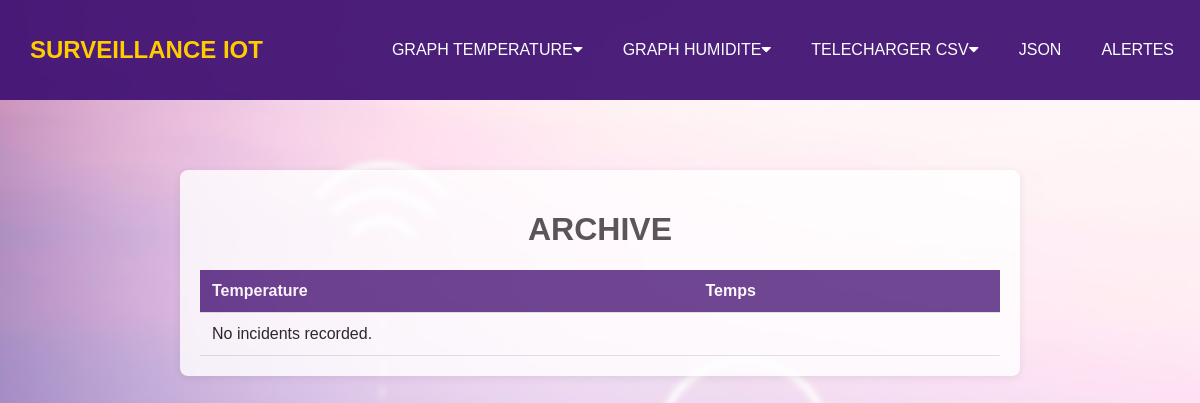
Page /archive on the earlier database version.
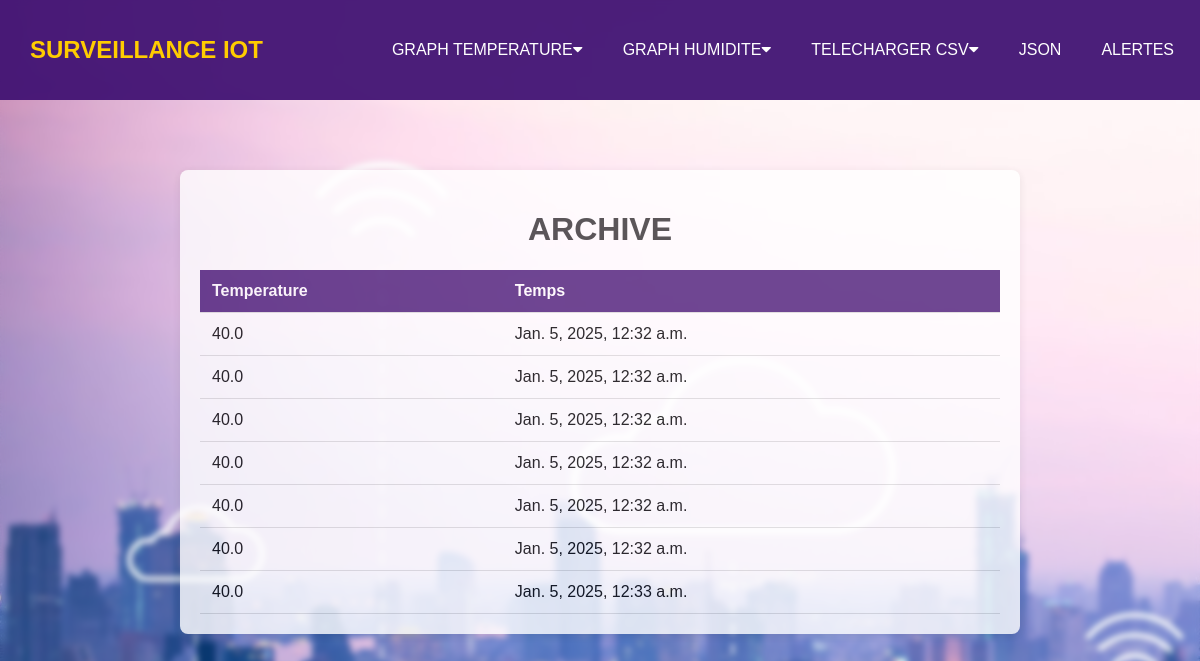
Same page on the later database version.
### DHT/models.py (models this page shows, shortened)
class Incident(models.Model):
    temperature = models.FloatField()
    timestamp = models.DateTimeField(auto_now_add=True)

### DHT/views.py (the view)
# urls.py: path('archive', views.archive_view, name='archive'),
def archive_view(request):
    incidents = Incident.objects.all()
    return render(request, 'archive.html', {'incidents': incidents})

### templates/archive.html (shortened to what this page needs)
{% extends 'navBar.html' %}
{% load static %}
{% block index %}
<html lang="en">
<head>
</head>
<body>
    <div class="container">
        <h1>ARCHIVE</h1>
        <table>
            <thead>
                <tr>
                    <th>Temperature</th>
                    <th>Temps</th>
                </tr>
            </thead>
            <tbody>
                {% for incident in incidents %}
                    <tr>
                        <td>{{ incident.temperature }}</td>
                        <td>{{ incident.timestamp }}</td>
                    </tr>
                {% empty %}
                    <tr>
                        <td colspan="2">No incidents recorded.</td>
                    </tr>
                {% endfor %}
            </tbody>
        </table>
    </div>
</body>
</html>
{% endblock index %}

### templates/navBar.html (shortened to what this page needs)
{% load static %}
<html lang="en">
  <head>
    <link rel="stylesheet" href="https://cdnjs.cloudflare.com/ajax/libs/font-awesome/5.15.1/css/all.min.css"/>
      <link rel="stylesheet" href="{% static 'css/chart.css' %}">
  </head>
  <body>
  <header class="header">
    <div class="menu-bar">
      <a href='table' class="wiam" ><h1 class="logo"><span>SURVEILLANCE IOT</span></h1></a>
      <ul>
        <ul>
            <li><a id="graphique_Temp">GRAPH TEMPERATURE<i class="fas fa-caret-down"></i></a>
            </li>
            <li><a id="graphique_Hum">GRAPH HUMIDITE<i class="fas fa-caret-down"></i></a>
            </li>
        </ul>
        <li><a href="download_csv">TELECHARGER CSV<i class="fas fa-caret-down"></i></a>
      </li>
          <li>  <a href="{% url 'json' %}" >JSON</a></li>
          <li><a href="{% url 'alert' %}" {% if incident_active %} STYLE="color:red" {% endif %}>ALERTES</a></li>
      </ul>
    </div>
</header>
  </body>
</html>
{% block index %}
{% endblock index %}

### templates/navBar.html (style rules this page uses)
body { font-family: fantasy; margin: 0; padding: 0; background-color: #f4f4f4; }
.header { position: fixed; top: 0; left: 0; width: 97%; background-color: rgba(64, 17, 114, 0.94); padding: 10px 20px; margin: 0px; }
.menu-bar { display: flex; justify-content: space-between; align-items: center; }
.logo { color: white; text-decoration: none; font-size: 24px; }
.logo span { color: #ffcc00; }
ul { list-style-type: none; padding: 0; margin: 0; display: flex; }
li { position: relative; margin-left: 20px; }
a { color: white; text-decoration: none; padding: 10px; transition: background-color 0.3s; }

### templates/archive.html (style rules this page uses)
body { font-family: Arial, sans-serif; margin: 0; padding: 20px; background-image: url('static/images/hp2.jpg'); backdrop-filter: blur(3px); }
h1 { text-align: center; color: #333; }
.container { max-width: 800px; margin: auto; background-color: #fff; padding: 20px; border-radius: 8px; box-shadow: 0 2px 10px rgba(0, 0, 0, 0.1); opacity: 0.8; margin-top: 150px; }
table { width: 100%; border-collapse: collapse; margin-top: 20px; }
th, td { padding: 12px; text-align: left; border-bottom: 1px solid #ddd; }
th { background-color: rgba(64, 17, 114, 0.94); color: white; }

Differences in the rows shown:
added Incident: temperature "40.0", timestamp "Jan. 5, 2025, 12:32 a.m."
added Incident: temperature "40.0", timestamp "Jan. 5, 2025, 12:32 a.m."
added Incident: temperature "40.0", timestamp "Jan. 5, 2025, 12:32 a.m."
added Incident: temperature "40.0", timestamp "Jan. 5, 2025, 12:32 a.m."
added Incident: temperature "40.0", timestamp "Jan. 5, 2025, 12:32 a.m."
added Incident: temperature "40.0", timestamp "Jan. 5, 2025, 12:32 a.m."
added Incident: temperature "40.0", timestamp "Jan. 5, 2025, 12:33 a.m."
Other differences:
text no longer shown: "No incidents recorded."
